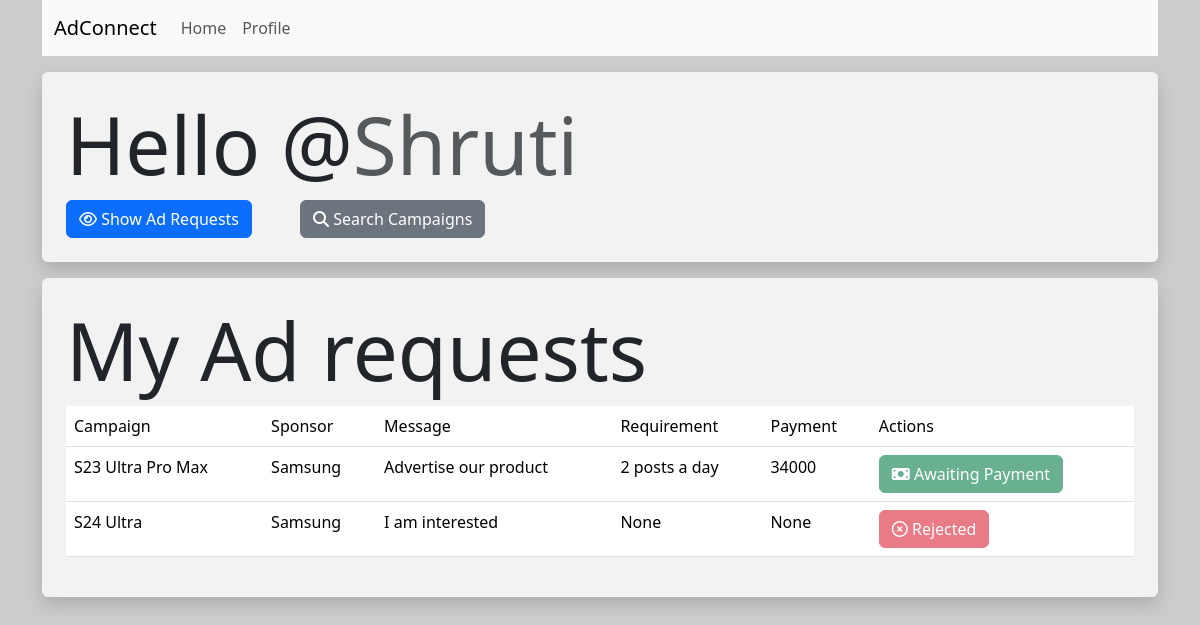
The page /influencer/1/show_ad_requests (signed in) on the database its author committed.
### models.py (models this page shows)
class Influencer(db.Model):
    __tablename__ = 'influencers'
    id = db.Column(db.Integer, primary_key=True)
    username = db.Column(db.String(128),unique=True,nullable=False)
    passhash = db.Column(db.String(256),nullable=False)
    name = db.Column(db.String(64),nullable=True)
    category = db.Column(db.String(128),nullable=False)
    niche = db.Column(db.String(128),nullable=False)
    reach = db.Column(db.Integer)
    ad_requests = db.relationship('AdRequest', back_populates='influencer')

class AdRequest(db.Model):
    __tablename__ = 'ad_requests'
    id = db.Column(db.Integer, primary_key=True)
    campaign_id = db.Column(db.Integer, db.ForeignKey('campaigns.id'))
    influencer_id = db.Column(db.Integer, db.ForeignKey('influencers.id'))
    sponsor_id = db.Column(db.Integer, db.ForeignKey('sponsors.id'))
    messages = db.Column(db.Text)
    requirements = db.Column(db.Text)
    payment_amount = db.Column(db.Integer)
    status = db.Column(db.String(64), nullable=False, default='pending')  # Could be 'Pending', 'Accepted', 'Rejected'
    sponsor_accepted = db.Column(db.Boolean, default=None)
    influencer_accepted = db.Column(db.Boolean, default=None)
    campaign = db.relationship('Campaign', back_populates='ad_requests')
    influencer = db.relationship('Influencer', back_populates='ad_requests')
    sponsor = db.relationship('Sponsor', back_populates='ad_requests')

class Campaign(db.Model):
    __tablename__ = 'campaigns'
    id = db.Column(db.Integer, primary_key=True)
    name = db.Column(db.String(256), nullable=False)
    description = db.Column(db.Text)
    start_date = db.Column(db.Date)
    end_date = db.Column(db.Date)
    budget = db.Column(db.Integer)
    visibility = db.Column(db.String(64))  # Could be 'public' or 'private'
    goals = db.Column(db.Text)
    sponsor_id = db.Column(db.Integer, db.ForeignKey('sponsors.id'))
    sponsor = db.relationship('Sponsor', back_populates='campaigns')
    ad_requests = db.relationship('AdRequest', back_populates='campaign')

class Sponsor(db.Model):
    __tablename__ = 'sponsors'
    id = db.Column(db.Integer, primary_key=True)
    username = db.Column(db.String(128),unique=True,nullable=False)
    passhash = db.Column(db.String(256),nullable=False)
    name = db.Column(db.String(64),nullable=True)
    budget = db.Column(db.Integer,nullable=True)
    industry = db.Column(db.String(64), nullable=True)
    campaigns = db.relationship('Campaign', back_populates='sponsor')
    ad_requests = db.relationship('AdRequest', back_populates='sponsor')

### routes.py (the view)
@app.route('/influencer/<int:influencer_id>/show_ad_requests')
@influencer_required
def show_ad_requests(influencer_id):
    influencer = Influencer.query.filter_by(id=influencer_id).first()
    ad_requests = AdRequest.query.filter_by(influencer_id=influencer_id).all()
    return render_template("/influencer/show_ad_requests.html", influencer = influencer, ad_requests = ad_requests)

### routes.py (called while the page is built)
def influencer_required(inner_func):
    @wraps(inner_func)
    def decorated_func(*args, **kwargs):
        if session.get("id"):
            if session.get("user_type") == "influencer":
                return inner_func(*args, **kwargs)
            else:
                flash("Error : You are not authorized to access this page")
                return redirect(url_for('index'))
        else:
            flash("Error : Please log in to continue")
            return redirect(url_for('login'))
    return decorated_func

### templates/influencer/show_ad_requests.html (shortened to what this page needs)
{% extends 'layout.html' %}
{% block content %}
    <div class="p-4 bg-white bg-opacity-75 rounded shadow mt-3">
        <h1 class="display-1">Hello @<span class="text-muted">{{  influencer.username  }}</span></h1>
        <div class="d-flex gap-5">
            <button type="submit" class="btn btn-primary"><i class="fa-regular fa-eye"></i> Show Ad Requests</button>
            <a href="{{  url_for('search_campaigns', influencer_id = influencer.id)  }}" class="btn btn-secondary"><i class="fa-solid fa-magnifying-glass"></i> Search Campaigns</a>
        </div>
    </div>
    <div class="p-4 bg-white bg-opacity-75 rounded shadow mt-3">
        <h1 class="display-1">My Ad requests</h1>
        <table class="table table-hover">
            <thead>
                <tr>
                    <td>Campaign</td>
                    <td>Sponsor</td>
                    <td>Message</td>
                    <td>Requirement</td>
                    <td>Payment</td>
                    <td>Actions</td>
                </tr>
            </thead>
            <tbody>
                {% for ad_request in ad_requests %}
                    <tr>
                        <td>{{ad_request.campaign.name}}</td>
                        <td>{{ad_request.sponsor.name}}</td>
                        <td>{{ad_request.messages}}</td>
                        <td>{{ad_request.requirements}}</td>
                        <td>{{ad_request.payment_amount}}</td>
                        <td>
                            {% if ad_request.sponsor_accepted and ad_request.influencer_accepted %}
                                <button class="btn btn-success" disabled><i class="fa-solid fa-money-bill"></i> Awaiting Payment </button>
                            {% elif ad_request.influencer_accepted %}
                                <button class="btn btn-success" disabled><i class="fa-regular fa-circle-check"></i> Accepted </button>
                            {% elif not ad_request.influencer_accepted %}
                                <button class="btn btn-danger" disabled><i class="fa-regular fa-circle-xmark"></i> Rejected </button>
                            {% endif %}
                        </td>
                    </tr>
                {% endfor %}
            </tbody>
        </table>
    </div>
{% endblock %}

### templates/layout.html (style rules this page uses)
body { background-image: url('https://picsum.photos/1920/1080'); background-size: cover; background-repeat: no-repeat; background-attachment: fixed; }

### rows shown on the page
Influencer: username "Shruti"
AdRequest: campaign.name "S23 Ultra Pro Max", sponsor.name "Samsung", messages "Advertise our product", requirements "2 posts a day", payment_amount "34000", sponsor_accepted True (drawn)
AdRequest: campaign.name "S24 Ultra", sponsor.name "Samsung", messages "I am interested", requirements "None", payment_amount "None", sponsor_accepted True (drawn)
